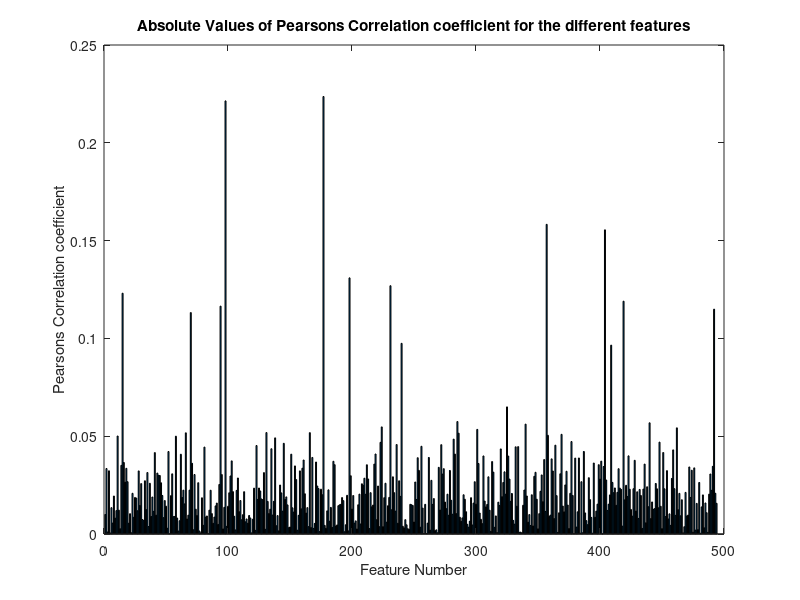

Recreate this plot in MATLAB.
load patients;

for i=1:494
    c = corrcoef(inputs(:,i),labels);
    absolute(1,i) = abs(c(1,2));
end

[values,index]=sort(absolute, 'descend');

disp(['The features which are most important are: ' num2str(index(1:5))]);

bar(1:494, absolute);
title('Absolute Values of Pearsons Correlation coefficient for the different features');
xlabel('Feature Number');
ylabel('Pearsons Correlation coefficient');
